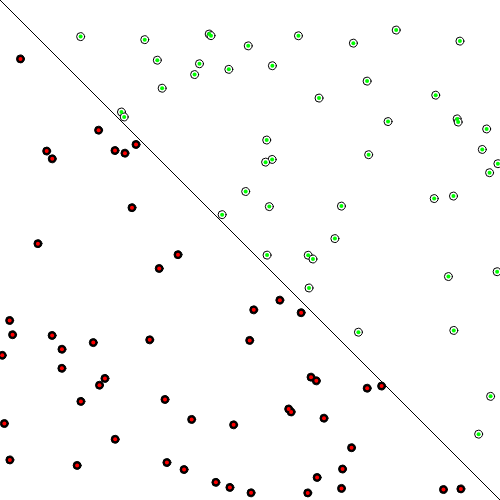
Frame 1 (no input)
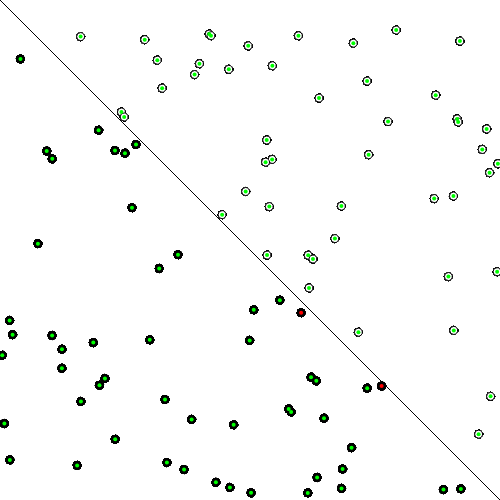
Frame 60 (no input)
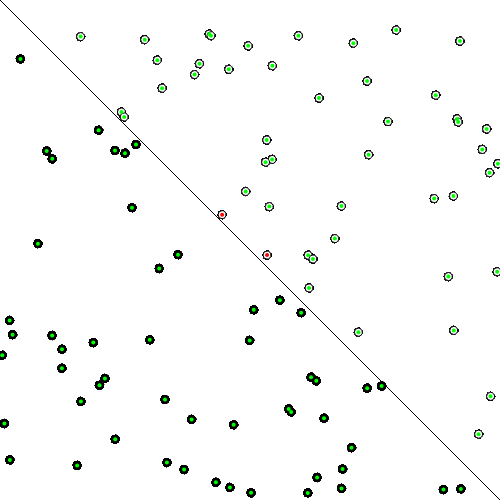
Frame 120 (the mouse pressed at the canvas centre since frame 60)

The p5.js sketch that drew these frames (run headless with seeded random() and noise() and a simulated clock; from frame 60 on, the mouse is pressed at the canvas centre):

// p5.js sketch
// ── sketch.js
var width = 500;
var height = 500;
var points = new Array(100);
var p;
var trainingIndex = 0;
function setup() {
	createCanvas(500, 500);
	p = new Perceptron(2, 1);
	for (var i =0; i< points.length;i++) {
		points[i] = new Point();
	}
	
	var inputs = [-1, 0.5];
	var guess = p.guess(inputs);
	//console.log(guess);
	
}

function draw() {
	//background(255);
	stroke(0);
	line(0,0,width, height);
	points.forEach(function(point) {
		point.show();
	})
	
	points.forEach(function(point) {
		var inputs = [point.x, point.y];
		var target = point.label;
		//p.train(inputs, target);
		
		var guess = p.guess(inputs);
		if (guess == target) {
			fill(0,255,0);
			
		} else {
			fill(255,0,0);
		}
		noStroke();
		ellipse(point.x, point.y, 4,4);
		
	})
	
	if(trainingIndex < points.length) {
		var point = points[trainingIndex];
		p.train([point.x, point.y], point.label);
		trainingIndex++;
	}
	
	
	
	
}
/*
function mousePressed() {
	points.forEach(function(point) {
		var inputs = [point.x, point.y];
		var target = point.label;
		p.train(inputs, target);
	});
}
*/
// ── perceptron.js
function sign(n) {
	if (n >= 0) {
		return 1;
	} else {
		return -1;
	}
}

class Perceptron {
	constructor(n, c) {
		this.weights = new Array(n);
		for (let i = 0; i < n; i++) {
			var rand = Math.random() * 2 - 1;
			if (rand != 0) {
				rand = rand / (Math.abs(rand));
			}
			this.weights[i] = rand;
			
		}
		
		this.c = c; // learning rate
	}
	
	guess(inputs) {
		//console.log(this.weights);
		var sum = 0;
		for (let i = 0; i < this.weights.length; i++) {
			sum += inputs[i] * this.weights[i];
		}
		var output = sign(sum);
		return output;
	}
	
	train(inputs, target) {
		var guess = this.guess(inputs);
		var error = target - guess;
		
		//tuning weights using supervised learning
		for (var i = 0; i < this.weights.length; i++) {
			this.weights[i] += error * inputs[i] * this.c;
		}
	}
}
// ── point.js
class Point {
	
	constructor() {
		this.x = Math.random() * width;
		this.y = Math.random() * height;
		
		this.label = this.x > this.y ? 1 : -1;
	}
	
	show() {
		stroke(0);
		if (this.label == 1) {
			fill(255);
		} else {
			fill(0);
		}
		
		ellipse(this.x, this.y, 8,8);
	}
}
